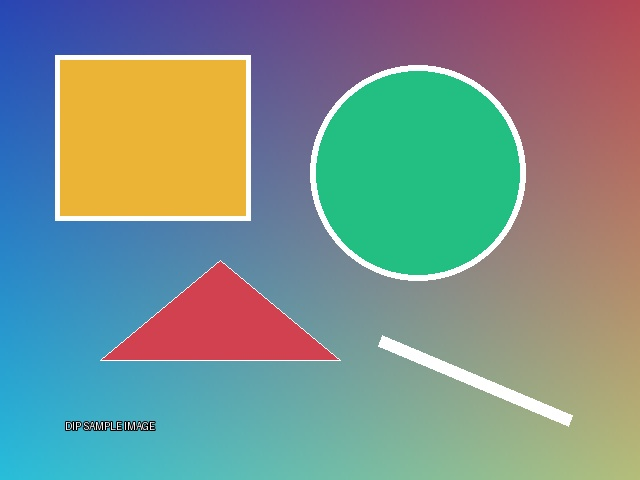
#> input picture DIP/image.jpg, 640 x 480 px
$ python sharpening_filters.py   (older library calls are emulated)
#> lines starting #> are read from the running program, lines starting #| are printed output that depends on the picture

import cv2
import numpy as np
import matplotlib.pyplot as plt

img = cv2.imread("image.jpg", 0)
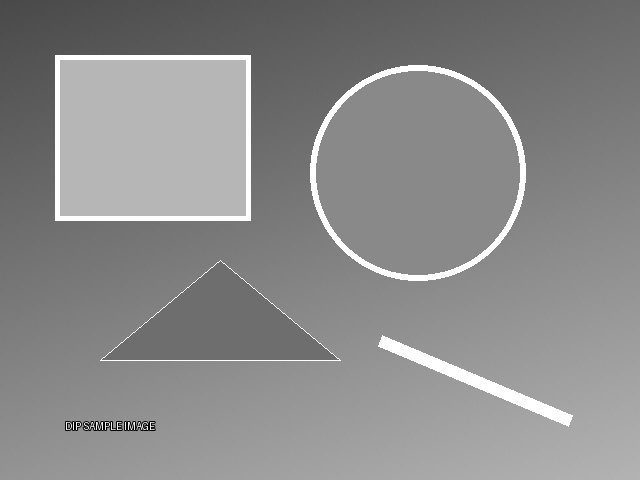
#> img: shape (480, 640); min 0, max 255, mean 138.7

laplacian = cv2.Laplacian(img, cv2.CV_64F)
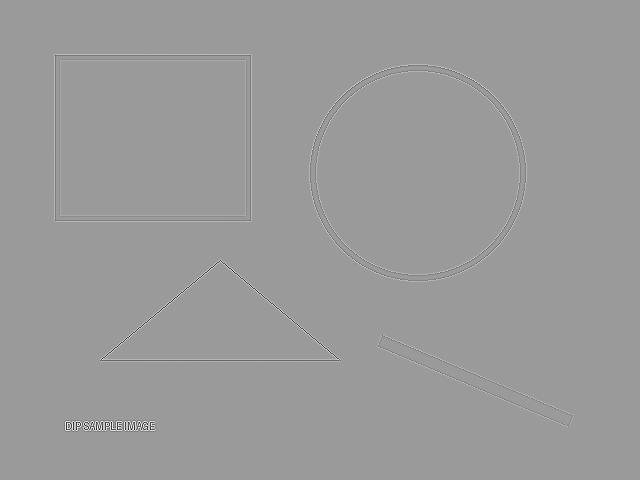
#> laplacian: shape (480, 640) float64; min -775, max 502, mean 0; drawn with min black and max white
laplacian = cv2.convertScaleAbs(laplacian)
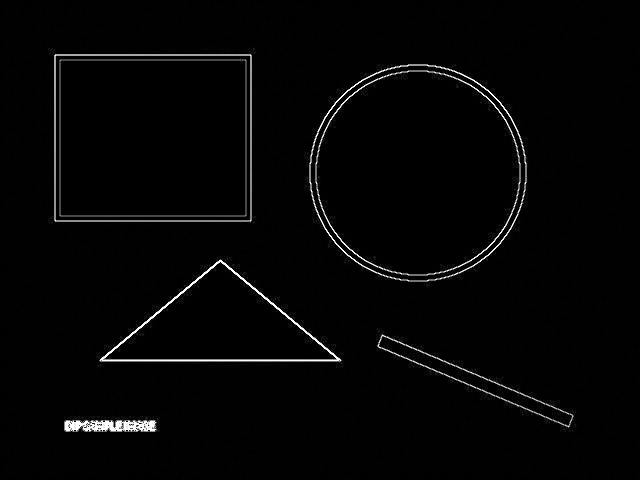
#> laplacian: shape (480, 640); min 0, max 255, mean 5.1

kernel = np.array([[0, -1, 0],
                   [-1, 5, -1],
                   [0, -1, 0]])

sharp = cv2.filter2D(img, -1, kernel)
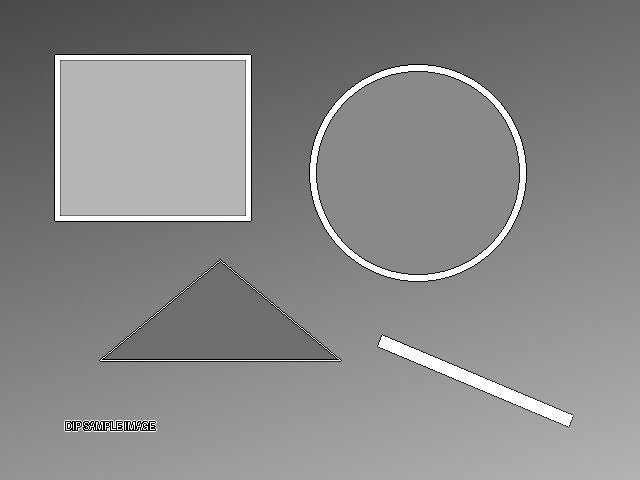
#> sharp: shape (480, 640); min 0, max 255, mean 137.4

blur = cv2.GaussianBlur(img, (5, 5), 0)
unsharp = cv2.addWeighted(img, 1.5, blur, -0.5, 0)

images = [img, laplacian, sharp, unsharp]
titles = ["Original", "Laplacian", "Sharpening Kernel", "Unsharp Masking"]

for i in range(4):
    plt.subplot(2, 2, i+1)
    plt.imshow(images[i], cmap='gray')
    plt.title(titles[i])
    plt.axis('off')

plt.tight_layout()
plt.show()

$ run again, with DIP/sharpen.jpg copied over DIP/image.jpg
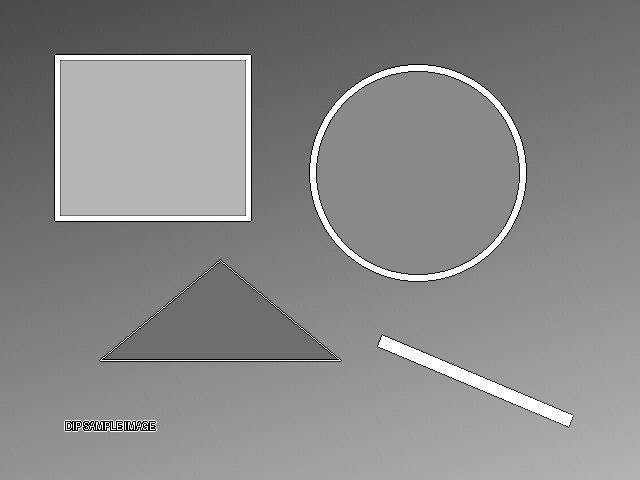
#> input picture DIP/sharpen.jpg, 640 x 480 px
#> img is the input picture: shape (480, 640); min 0, max 255, mean 137.4
#> `laplacian = cv2.convertScaleAbs(laplacian)`:
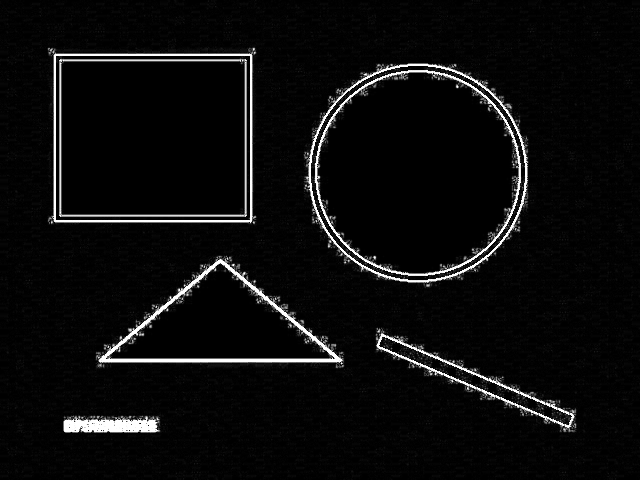
#> laplacian: shape (480, 640); min 0, max 255, mean 12.3
#> `blur = cv2.GaussianBlur(img, (5, 5), 0)`:
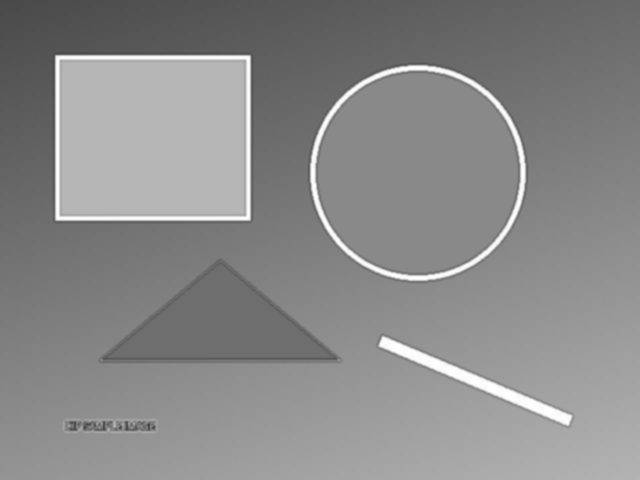
#> blur: shape (480, 640); min 61, max 255, mean 137.4
